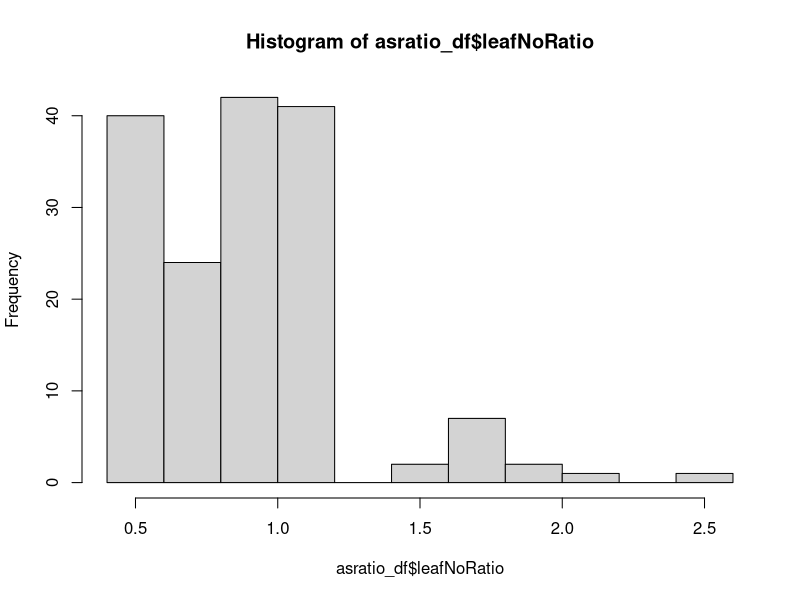

The R script that drew this image: (Note: this script raises an error after producing the figure.)
# ******************************************************************************

###                     Rex and Sof's Salinity Workshop                      ###

# ******************************************************************************

# ******************************************************************************

# Salinity Data Analysis ----------------

# ******************************************************************************

# first, we're going to clear the data from our global environment, so we have a 
# fresh start

rm(list = ls())


# Let's import our data. If working on a Flinders Uni computer, put it on your U drive or you WILL lose all your work!

# the folder we are working in is called our "working directory". It is good 
# convention to keep everything you're working on in this folder. You can check 
# you're using the correct working directory by using 
getwd()

# if the working directory isn't the folder you want to use, you can use 
# setwd("xxxx enter filepath here xxx") # to set your working directory. 
# your data should be saved in your working directory folder. You can then easily
# access this data:

all_data <- na.omit(data.frame(read.csv("Salinity_data.csv")))  
# read.csv will import the data from our working directory
head(all_data) 
# note that we now have all_data in our global environment, which is ##### observations 
# of #### variables

# and we can check that everything looks right
str(all_data)
summary(all_data)

# To standardise our results, we have calculated each variable as 
# a ratio of the mean of the control. 
# We are going to analyse the response variables leaf_no_ratio, shoot_height_ratio, 
# root_length_ratio, fw_shoot_root_ratio, dw_shoot_root_ratio, shoot_moisture, and root_moisture.


# Before we get into it, let's make sure our data is formatted so that we can work 
# with it easily. This can be tedious, but saves time in the long run

# Let's assign all of the variables we're going to use to their own object. 

species <- all_data$species
saltConc <- as.character(all_data$salt_conc) 
# salt concentration would automatically be numerical, we want it to be character, because we're 
# using it as a categorical variable.
leafNoRatio <- all_data$leaf_no_ratio_to_control_mean
shootHtRatio <- all_data$shoot_height_ratio_to_control_mean
rootLnRatio <- all_data$root_length_ratio_to_control_mean
fwShootRoot <- all_data$fw_shoot_root_ratio
dwShootRoot <- all_data$dw_shoot_root_ratio
shootMoist <- all_data$shoot_moisture
rootMoist <- all_data$root_moisture
totMoist <- all_data$total_moisture

# While we do this, we're going to exclude the controls for the "leaf number-", 
# "shoot height-" and "root length (ratio to control mean)" variables. We're going 
# to combine them into dataframes with the species and salt concentration
# because we want to make sure we have the same number of observations for each of these variables.

asratio_df1 <- cbind.data.frame(species, saltConc, leafNoRatio, shootHtRatio, rootLnRatio)
asratio_df <- asratio_df1[asratio_df1$saltConc>0,] 
# this will ensure that all salt concentrations in this dataframe are greater than 0
                             
# we can get the summary for any of these variables and see the datatypes, etc
summary(asratio_df)
str(asratio_df)

# and we can check how many replicates we have for each treatment
table(asratio_df$species, asratio_df$saltConc)

# and we'll just make a dataframe of the rest of the variables, because it makes 
# plotting easier down the track:
alldata_df <- cbind.data.frame(species, saltConc, fwShootRoot, dwShootRoot, 
                               shootMoist, rootMoist, totMoist)

### remember, we have TWO DATA FRAMES  - one with the ratios, one with the remainder of the variables - which means that you don't find fwShootRoot in asratio_df, for example!

# Next, we need to perform some assumption testing. This is like checking in the 
# pantry to see what ingredients you have. If you have eggs, flour, milk, and sugar, 
# you can make a cake. If you have eggs, milk, bacon and cheese
# you can make an omelette. We want to do a two-way ANOVA, but we need to check 
# that we have all of the ingredients, first. 
# The assumptions (ingredients) of an ANOVA are:
#     > normally distributed data
#     > homogeneity of variances
#     > data are independent (we know our data are independent because the plants 
# were grown in their own pots, and don't influence each other either way.)


# Leaf Number as a Ratio of Control Mean ----------------------------------

# first, we're going to analyse the plant's leaf number as a ratio to the mean control in 
# response to salinity level.

# Let's check our assumptions:

### Assumption 1: data are normally distributed
# The central limit theorem tells us that When we have a sample size large enough 
# (n > 30), the sampling distribution will be normal, regardless of the distribution 
# of the data. However, it's good practice to report your assumption testing in 
# your statistical methods section. 
# We are going to use the Shapiro-Wilk method to test normality. 
# the null hypothesis is that sample distribution is normal. If the test is significant, 
# the distribution is non-normal. 
# If our p-value is > 0.05, we can assume that our data is normally distributed.

# We just extract the column needed from our relevant dataset, and we can do this 
# within the shapiro.test function
shapiro.test(asratio_df$leafNoRatio)
#Is this normal? 

# we can visually assess distribution using histograms 
hist(asratio_df$leafNoRatio)


# if we compare the results from our normality tests with our histograms, we can 
# see whether our data are normally distributed or how badly the data are not normal, in this case.

# Sometimes, to bring our data closer to normality, we can remove some outliers. In this year's experiments, it's particularly relevant because some plants grew so quick that they developed far more leaves than would be expected. You can see this in the histogram already.

# We need to explore this visually using boxplots, for both our species and our salt concentration. 

# we're going to use the package 'ggpubr' to make some plots to visualise our group differences. This first needs
#installing like so:

install.packages("ggpubr")
library(ggpubr)
library(dplyr)

#plot leaf number as ratio to control mean by groups "salt concentration"
# colour box plot by second group "species"

ggboxplot(asratio_df, x = "saltConc", y = "leafNoRatio", color = "species")

# In this case, we can see that there are some outliers present. Generally, outliers
# are classed as numbers outside of 1.5 * the interquartile range. 
# we are going to remove these outliers. Make sure to give justification for this removal in your methods section.

# first, we work out what our first and third quartiles are for our data:
quartiles <- quantile(asratio_df$leafNoRatio, probs=c(.25, .75), na.rm = FALSE) 
# and determine the interquartile range (IQR)
IQR <- IQR(asratio_df$leafNoRatio)

# Then we find our lower and upper limits:
Lower <- quartiles[1] - 1.5*IQR
Upper <- quartiles[2] + 1.5*IQR 

# and reassign any data above the lower threshold and below the upper threshold to a new dataframe, 
# which we will use for the analysis.
leafNoRatio_noOutliers <- filter(asratio_df, leafNoRatio > Lower & leafNoRatio < Upper )


# let's check how many replicates we have for each, now

table(leafNoRatio_noOutliers$species, leafNoRatio_noOutliers$saltConc)

# After relevant outliers are removed, we can then re-test for normality using our Shapiro-Wilk tests.
shapiro.test(leafNoRatio_noOutliers$leafNoRatio)

# we still have a significant p-value, but let's check out our histogram and plot data points
hist(leafNoRatio_noOutliers$leafNoRatio)

ggboxplot(leafNoRatio_noOutliers, x = "saltConc", y = "leafNoRatio", color = "species")

# looks pa bit better but the histogram shows us that there are clearly some huge outliers above 1.4 that are probably still plants that underwent a growth spurt that made their leaf growth totally different to the othe plants. These are not comparable to all the other plants, which is why we here decide to remove them. 

#NB: we don't remove the outliers because they are inconvenient - we have a good biological reason to exclude them. It is extremely important to be transparent and have a good reason for outlier removal, otherwise you are just massaging your data! So make sure you include the reason for the removal in your write-up.

leafNoRatio_noOutliers <- filter(asratio_df, leafNoRatio < 1.4 )

# Re-test for normality using our Shapiro-Wilk tests. It's still not great
shapiro.test(leafNoRatio_noOutliers$leafNoRatio)

# But our histogram now shows that the values are all more or less part of the same distribution. Because ANOVAs are relatively robust to violations of non-normality, we will choose to continue here but just make sure you mention that the normality criterion was violated.
hist(leafNoRatio_noOutliers$leafNoRatio)

ggboxplot(leafNoRatio_noOutliers, x = "saltConc", y = "leafNoRatio", color = "species")


### Assumption 2: variances are homogeneous

# the Levene's test for Homogeneity of Variance (in the 'car' package) will tell us if our variances are homogeneous - 
# that is, that all population variances are equal. A p - value < 0.05 will suggest that variances are significantly 
# different and that this assumption has been violated
# install.packages("car")
library(car) # access the car package

#run the test. Again, the test is highly significant but there is not much we can do about this. We will report these data as having violated both assumptions and keep going with that precaution.
leveneTest(leafNoRatio ~ species*saltConc, data = leafNoRatio_noOutliers)

### two-way ANOVA

# now that we have the ingredients (kind of), let's bake our lovely ANOVA cake!
# the null hypotheses for a two-way ANOVA are:
#       > there is no _difference_ in the means of factor A (barley and what don't have different mean leaf numbers)
#       > there is no _difference_ in the means of factor B (plants don't have different mean leav numbers across salt concentrations)
#       > there is no _interaction_ between factor A and B. (i.e. the difference in leaf numbers in a salt concentration does not depend on whether we are looking at barley or wheat)
# if the p-value for our ANOVA is <0.05, we reject the null, and find that there 
# is a significant difference or interaction.

leafno.aov <- aov(leafNoRatio ~ species * saltConc, data = leafNoRatio_noOutliers)
summary(leafno.aov)

 # But what does this mean? To get a feeling for this, we can generate some summary statistics for our response data, depending on our two factors. This has nothing to do with the ANOVA but it allows you to look at the magnitudes of difference between means.
require("dplyr")
group_by(leafNoRatio_noOutliers, species, saltConc) %>%
  summarise(count = n(),mean = mean(leafNoRatio, na.rm = TRUE),
            sd = sd(leafNoRatio, na.rm = TRUE))

# the ANOVA tells us that there are differences group means, but we don't know 
# which pairs of groups are different. We can use a Tukey multiple pairwise comparisons 
# test to see where these differences lie. Since we only have two species, 
# only need to do this for our salt concentrations:

TukeyHSD(leafno.aov, which = "saltConc")
# when interpreting the output, diff: difference between means of the two groups, 
# lwr & upr: the lower and the upper end point of the confidence interval at 95%, 
# p adj: p-value after adjustment for the multiple comparisons.


### let's graph it!

# To visualise our data (and for our report), we need to generate a means plot.
# we are going to plot our response variable by groups "saltConc", and use the colours to show the species.
# we add error bars using mean_se
# we can explore the options for our plot using the help for ggline, 
# have a play and see what you think shows your results the best!
?ggline


ggline(leafNoRatio_noOutliers, x = "saltConc", y = "leafNoRatio", color = "species",
       add = c("mean_se"),
       xlab = "salt concentration (g/L)",
       ylab = "number of leaves (ratio to control mean)",
       legend = "right")

# once we're happy with our plot, we click "export" and save it in our working folder.


# Congratulations! You've now gone through ALL code you will need to use for this prac!
# The next analyses use exactly the same functions as for the leafNoRatio variable. The
#code will now have fewer and fewer comments as you get more used to repeating the same
#analyses.

# Root length as a Ratio of Control Mean ----------------------------------

# Let's check our assumptions:

### Assumption 1: data are normally distributed
# let's do a shapiro-wilk test of normality on our rootLnRatio variable
shapiro.test(asratio_df$rootLnRatio)

# If the Sig. value of the Shapiro-Wilk Test is greater than 0.05, the data is normal. 
# If it is below 0.05, the data significantly deviate from a normal distribution.

# we can visually assess distribution using histograms 
hist(asratio_df$rootLnRatio)

# if we compare the results from our normality tests with our histograms, we can 
# see whether our data are normally distributed. In this case, the histogram looks pretty normal even though the normality test doesn't. 

# So it is worth testing for outliers again for both our species and our salt concentration. 

# plot root length as a ratio to control mean by groups "salt concentration"
# colour box plot by second group "species"

ggboxplot(asratio_df, x = "saltConc", y = "rootLnRatio", color = "species")

# In this case, we can see that there are some outliers present. Generally, outliers
# are classed as numbers outside of 1.5 * the interquartile range. 
# we are going to remove these outliers. Make sure to give justification for this removal in your methods section.

# first, we work out what our first and third quartiles are for our data:
quartiles <- quantile(asratio_df$rootLnRatio, probs=c(.25, .75), na.rm = FALSE) 
# and determine the interquartile range (IQR)
IQR <- IQR(asratio_df$rootLnRatio)

# Then we find our lower and upper limits:
Lower <- quartiles[1] - 1.5*IQR
Upper <- quartiles[2] + 1.5*IQR 

# and reassign any data above the lower threshold and below the upper threshold to a new dataframe, 
# which we will use for the analysis.
rootLnRatio_noOutliers <- filter(asratio_df, rootLnRatio > Lower & rootLnRatio < Upper )

# After relevant outliers are removed, we can then re-test for normality using our Shapiro-Wilk tests.
shapiro.test(rootLnRatio_noOutliers$rootLnRatio)

# And double check using a histogram - this is now looking OK and we'll again note that we expect the ANOVA to be robust to the violation of normality because the data are at least clearly part of a coherent distribution.
hist(rootLnRatio_noOutliers$rootLnRatio)

# and have another look at our new boxplots:
ggboxplot(rootLnRatio_noOutliers, x = "saltConc", y = "rootLnRatio", color = "species")

#We still clearly have some very high and very low outliers. But it would be a bit intransparent to just take them out, since there is no good reason to do so. We will therefore leave them here and continut.

table(rootLnRatio_noOutliers$species, rootLnRatio_noOutliers$saltConc)

### Assumption 2: variances are homogeneous

# Let's do our levene's test

leveneTest(rootLnRatio ~ species*saltConc, data =rootLnRatio_noOutliers)

# The variance is homogenous - phew - we're good to go!

### two-way ANOVA

rootLn.aov <- aov(rootLnRatio ~ species * saltConc, data = rootLnRatio_noOutliers)
summary(rootLn.aov)


# we can generate some summary statistics for our response data, depending on our two factors:

group_by(rootLnRatio_noOutliers, species, saltConc) %>%
  summarise(count = n(),mean = mean(rootLnRatio, na.rm = TRUE),
            sd = sd(rootLnRatio, na.rm = TRUE))

# Tukey's HSD will tell is where the differences between groups are

TukeyHSD(rootLn.aov, which = "saltConc")


### let's graph it!

ggline(rootLnRatio_noOutliers, x = "saltConc", y = "rootLnRatio", color = "species",
       add = c("mean_se"),
       xlab = "salt concentration (g/L)",
       ylab = "root length (ratio to control mean)",
       legend = "right")

#Here you can also see that the outliers are not looking like they are obscuring a very clear picture. So, all good.

# don't forget to export your plot

# Shoot height as a Ratio of Control Mean ----------------------------------

# Let's check our assumptions:

### Assumption 1: data are normally distributed
# let's do a shapiro-wilk test of normality on our shoot height ratio variable
shapiro.test(asratio_df$shootHtRatio)

#What does this result mean?

# we can visually assess distribution using histograms 
hist(asratio_df$shootHtRatio)

# Let's look a little closer using boxplots:

ggboxplot(asratio_df, x = "saltConc", y = "shootHtRatio", color = "species")

# Clearly some outliers, let's see if any of them are outside the IQR:

quartiles <- quantile(asratio_df$shootHtRatio, probs=c(.25, .75), na.rm = FALSE) 
IQR <- IQR(asratio_df$shootHtRatio)

Lower <- quartiles[1] - 1.5*IQR
Upper <- quartiles[2] + 1.5*IQR 

shootHtRatio_noOutliers <- filter(asratio_df, shootHtRatio > Lower & shootHtRatio < Upper )

# now we check again:
shapiro.test(shootHtRatio_noOutliers$shootHtRatio)
hist(shootHtRatio_noOutliers$shootHtRatio)
ggboxplot(shootHtRatio_noOutliers, x = "saltConc", y = "shootHtRatio", color = "species")

#What do you notice here? Make sure you put this into your write-up!
table(shootHtRatio_noOutliers$species, shootHtRatio_noOutliers$saltConc)

# we still have some skew, and our shapiro-wilk test tells us that our data is not normal.
# however, since ANOVA are robust to deviations from normality, we will proceed and check 
# our next assumption:

### Assumption 2: variances are homogeneous
# Let's do our levene's test
leveneTest(shootHtRatio ~ species*saltConc, data =shootHtRatio_noOutliers)

# and we're good to go!

### two-way ANOVA

shootHt.aov <- aov(shootHtRatio ~ species * saltConc, data = shootHtRatio_noOutliers)
summary(shootHt.aov)

# summary statistics:
group_by(shootHtRatio_noOutliers, species, saltConc) %>%
  summarise(count = n(),mean = mean(shootHtRatio, na.rm = TRUE),
            sd = sd(shootHtRatio, na.rm = TRUE))

# Tukey's HSD will tell is where the differences between groups are

TukeyHSD(shootHt.aov, which = "saltConc")


### let's graph it!

ggline(shootHtRatio_noOutliers, x = "saltConc", y = "shootHtRatio", color = "species",
       add = c("mean_se"),
       xlab = "salt concentration (g/L)",
       ylab = "shoot height (ratio to control mean)",
       legend = "right")

# don't forget to export your plot

### from here, you can either use your newfound knowledge to analyse the remaining five
### variables (this will put you in the running for an HD) or open and run the file 
### "workshop1_salinitycont.R" to work through our code.

###DO NOT CREATE A NEW FILE OR READ IN NEW DATA. JUST KEEP WORKING FROM THE BOTTOM OF THIS CODE ONWARDS. 
###REMEMBER THAT THE RATIOS AND THE REMAINING VARIABLES ARE IN DIFFERENT DATA FRAMES. IF YOU GET ERRORS, IT MIGHT BE THAT YOU ARE USING THE WRONG DATA FRAME.

### good luck!
